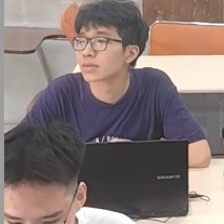
#> input picture dataset/augmented/attentive/p1_attentive_aug_0282.jpg, 224 x 224 px, found by its file name; its folder holds only this picture in this run
$ python eda.py
#> lines starting #> are read from the running program, lines starting #| are printed output that depends on the picture
"""
eda.py
======
Khảo sát dữ liệu hiện tại cho pipeline student_activity.

Chạy:
    python eda.py

Kết quả:
    - In ra số lượng ảnh theo class trong dataset/raw, dataset/augmented, dataset/split
    - Phân tích cân bằng class, split ratio và các vấn đề imbalance
    - Kiểm tra chất lượng ảnh raw (shape, brightness, contrast, màu)
    - Kiểm tra duplicate và data leakage giữa split
    - Lưu báo cáo và hình ảnh vào logs/
"""

import sys
import hashlib
import os
import math
import cv2
import numpy as np
import pandas as pd
import matplotlib.pyplot as plt
from collections import Counter, defaultdict

CLASSES = [
    "attentive",
    "phone",
    "laptop",
    "sleeping",
    "distracted",
]

EXTENSIONS = (".jpg", ".jpeg", ".png")
DATA_ROOTS = {
    "raw": "dataset/raw",
    "augmented": "dataset/augmented",
    "split_train": "dataset/split/train",
    "split_val": "dataset/split/val",
    "split_test": "dataset/split/test",
}

LOG_DIR = "logs"
SAMPLE_SIZE = 80
EXPECTED_SHAPE = (224, 224)


def list_images(folder):
    if not os.path.exists(folder):
        return []
    return sorted([
        os.path.join(folder, f)
        for f in os.listdir(folder)
        if f.lower().endswith(EXTENSIONS)
    ])


def count_images():
    records = []
    for stage, base_folder in DATA_ROOTS.items():
        for cls in CLASSES:
            folder = os.path.join(base_folder, cls)
            files = list_images(folder)
            records.append({
                "stage": stage,
                "class": cls,
                "count": len(files),
                "folder": folder,
            })
    return pd.DataFrame(records)


def analyze_image_stats(folder, sample_size=SAMPLE_SIZE):
    files = list_images(folder)
    if not files:
        return pd.DataFrame(columns=["filename", "width", "height", "brightness", "contrast", "r_mean", "g_mean", "b_mean"])

    if sample_size is not None:
        files = files[:sample_size]
    rows = []
    for path in files:
        img = cv2.imread(path)
        if img is None:
            continue
        h, w = img.shape[:2]
        gray = cv2.cvtColor(img, cv2.COLOR_BGR2GRAY)
        brightness = float(np.mean(gray))
        contrast = float(np.std(gray))
        b_mean, g_mean, r_mean = [float(np.mean(img[:, :, i])) for i in range(3)]
        rows.append({
            "filename": os.path.basename(path),
            "width": w,
            "height": h,
            "brightness": brightness,
            "contrast": contrast,
            "r_mean": r_mean,
            "g_mean": g_mean,
            "b_mean": b_mean,
        })

    return pd.DataFrame(rows)


def summary_by_stage(df):
    return df.pivot(index="class", columns="stage", values="count").fillna(0).astype(int)


def compute_split_ratios(summary_df):
    split_cols = [c for c in summary_df.columns if c.startswith("split_")]
    if not split_cols:
        return pd.DataFrame()
    totals = summary_df[split_cols].sum(axis=1).replace(0, 1)
    return summary_df[split_cols].div(totals, axis=0).round(3)


def compute_balance_warnings(series):
    if series.empty:
        return []
    max_count = int(series.max())
    min_count = int(series.min())
    if min_count == 0:
        return ["Một hoặc nhiều class raw đang thiếu ảnh hoàn toàn."]
    ratio = max_count / min_count
    if ratio >= 3:
        return [f"Imbalance mạnh: class lớn nhất gấp {ratio:.1f} lần class nhỏ nhất."]
    if ratio >= 2:
        return [f"Imbalance vừa: class lớn nhất gấp {ratio:.1f} lần class nhỏ nhất."]
    return []


# [13 lines left out: functions hash_file, find_duplicate_files, not called in this run]


def plot_distribution(df, title, out_path):
    if df.empty:
        return
    fig, ax = plt.subplots(figsize=(10, 5))
    df.plot(kind="bar", ax=ax)
    ax.set_title(title)
    ax.set_xlabel("class")
    ax.set_ylabel("image count")
    ax.grid(axis="y", alpha=0.3)
    plt.tight_layout()
    fig.savefig(out_path, dpi=150)
    plt.close(fig)


# [12 lines left out: function plot_scatter, not called in this run]


def plot_histogram(df, value_col, title, out_path, bins=20, color="tab:blue"):
    if df.empty:
        return
    fig, ax = plt.subplots(figsize=(8, 4))
    df[value_col].hist(bins=bins, ax=ax, color=color)
    ax.set_title(title)
    ax.set_xlabel(value_col)
    ax.set_ylabel("count")
    ax.grid(axis="y", alpha=0.3)
    plt.tight_layout()
    fig.savefig(out_path, dpi=150)
    plt.close(fig)


def plot_shape_summary(df, out_path):
    if df.empty:
        return
    fig, ax = plt.subplots(figsize=(8, 5))
    ax.scatter(df["width"], df["height"], alpha=0.7, s=20)
    ax.set_title("Kích thước ảnh mẫu trong dataset/raw")
    ax.set_xlabel("width")
    ax.set_ylabel("height")
    ax.grid(alpha=0.3)
    plt.tight_layout()
    fig.savefig(out_path, dpi=150)
    plt.close(fig)


def plot_brightness_summary(df, out_path):
    if df.empty:
        return
    mean_stats = df.groupby("class")["brightness"].mean()
    fig, ax = plt.subplots(figsize=(8, 4))
    mean_stats.plot(kind="bar", color="tab:orange", ax=ax)
    ax.set_title("Brightness trung bình theo class (raw sample)")
    ax.set_xlabel("class")
    ax.set_ylabel("mean brightness")
    ax.grid(axis="y", alpha=0.3)
    plt.tight_layout()
    fig.savefig(out_path, dpi=150)
    plt.close(fig)


def plot_color_summary(df, out_path):
    if df.empty:
        return
    mean_stats = df.groupby("class")[["r_mean", "g_mean", "b_mean"]].mean()
    fig, ax = plt.subplots(figsize=(10, 5))
    mean_stats.plot(kind="bar", ax=ax)
    ax.set_title("Giá trị kênh màu trung bình theo class (raw sample)")
    ax.set_xlabel("class")
    ax.set_ylabel("mean intensity")
    ax.grid(axis="y", alpha=0.3)
    plt.tight_layout()
    fig.savefig(out_path, dpi=150)
    plt.close(fig)


def compute_summary_stats(df, group_cols, value_cols):
    if df.empty:
        return pd.DataFrame()
    agg = df.groupby(group_cols)[value_cols].agg(["mean", "std", "min", "max"])
    agg.columns = ["_".join(col).strip() for col in agg.columns.values]
    return agg


def compute_augmentation_ratio(df):
    if "augmented" not in df.columns or "raw" not in df.columns:
        return pd.Series(dtype=float)
    ratio = df["augmented"].astype(float) / df["raw"].replace(0, np.nan)
    return ratio.round(2)


def compute_class_imbalance_metrics(counts_series):
    """
    Tính Gini index, entropy, và gợi ý loss function.
    Gini: 0 = cân bằng, 1 = toàn part có 1 class
    Entropy: 0 = cân bằng hoàn hảo (đều), cao = mất cân bằng
    """
    if counts_series.empty or counts_series.sum() == 0:
        return {"gini": 0, "entropy": 0, "imbalance_ratio": 1.0, "recommendation": "No data"}

    total = float(counts_series.sum())
    proportions = counts_series.astype(float) / total

    # Gini index
    gini = 1.0 - np.sum(proportions ** 2)

    # Entropy (normalized)
    eps = 1e-10
    entropy = -np.sum(proportions * np.log(proportions + eps))
    max_entropy = np.log(len(proportions))
    entropy_normalized = entropy / max_entropy if max_entropy > 0 else 0

    # Imbalance ratio
    imbalance_ratio = float(counts_series.max() / counts_series.min()) if counts_series.min() > 0 else np.inf

    # Recommendation
    if imbalance_ratio < 1.5:
        rec = "Cân bằng tốt → dùng standard CrossEntropyLoss"
    elif imbalance_ratio < 2.5:
        rec = "Imbalance vừa → dùng weighted CrossEntropyLoss hoặc focal loss"
    else:
        rec = "Imbalance mạnh → dùng weighted CrossEntropyLoss + augmentation"

    return {
        "gini": round(gini, 4),
        "entropy_normalized": round(entropy_normalized, 4),
        "imbalance_ratio": round(imbalance_ratio, 2),
        "recommendation": rec,
    }


def compute_model_readiness(counts_df):
    """
    Gợi ý cấu hình training dựa trên dataset size và cân bằng.
    """
    train_counts = counts_df[counts_df["stage"] == "split_train"]["count"]
    total_train = int(train_counts.sum())

    # Gợi ý batch size
    if total_train < 500:
        batch_size = 8
    elif total_train < 2000:
        batch_size = 16
    elif total_train < 5000:
        batch_size = 32
    else:
        batch_size = 64

    # Gợi ý epochs
    if total_train < 1000:
        epochs = 50
    elif total_train < 5000:
        epochs = 30
    else:
        epochs = 20

    # Gợi ý learning rate
    lr = 0.0001 if batch_size >= 32 else 0.001

    # Gợi ý metrics
    metrics = ["accuracy", "precision", "recall", "f1"]

    return {
        "total_train_images": total_train,
        "batch_size": batch_size,
        "epochs": epochs,
        "learning_rate": lr,
        "optimizer": "Adam",
        "metrics": metrics,
        "augmentation": "RandAugment hoặc AutoAugment đã áp dụng",
    }


def plot_brightness_contrast_boxplot(df, out_path):
    """
    Vẽ boxplot brightness và contrast theo class.
    """
    if df.empty:
        return
    fig, axes = plt.subplots(1, 2, figsize=(14, 5))

    df.boxplot(column="brightness", by="class", ax=axes[0])
    axes[0].set_title("Brightness distribution by class (raw)")
    axes[0].set_xlabel("class")
    axes[0].set_ylabel("brightness")
    plt.sca(axes[0])
    plt.xticks(rotation=45)

    df.boxplot(column="contrast", by="class", ax=axes[1])
    axes[1].set_title("Contrast distribution by class (raw)")
    axes[1].set_xlabel("class")
    axes[1].set_ylabel("contrast")
    plt.sca(axes[1])
    plt.xticks(rotation=45)

    plt.suptitle("")
    plt.tight_layout()
    fig.savefig(out_path, dpi=150)
    plt.close(fig)


def check_split_naming():
    records = []
    for split in ["split_train", "split_val", "split_test"]:
        for cls in CLASSES:
            files = list_images(os.path.join(DATA_ROOTS[split], cls))
            raw_names = [f for f in files if "_raw_" in os.path.basename(f)]
            aug_names = [f for f in files if "_aug_" in os.path.basename(f)]
            records.append({
                "split": split,
                "class": cls,
                "total": len(files),
                "raw_names": len(raw_names),
                "aug_names": len(aug_names),
                "other_names": len(files) - len(raw_names) - len(aug_names),
            })
    return pd.DataFrame(records)


def hash_file(path):
    hasher = hashlib.md5()
    with open(path, "rb") as f:
        for chunk in iter(lambda: f.read(8192), b""):
            hasher.update(chunk)
    return hasher.hexdigest()


def find_duplicate_files(paths):
    groups = defaultdict(list)
    for path in paths:
        groups[hash_file(path)].append(path)
    return {h: sorted(files) for h, files in groups.items() if len(files) > 1}


def find_raw_duplicates():
    duplicates = {}
    for cls in CLASSES:
        files = list_images(os.path.join(DATA_ROOTS["raw"], cls))
        if len(files) < 2:
            continue
        duplicates[cls] = find_duplicate_files(files)
    return duplicates


def find_cross_class_duplicates():
    all_files = []
    for cls in CLASSES:
        all_files.extend(list_images(os.path.join(DATA_ROOTS["raw"], cls)))
    groups = find_duplicate_files(all_files)
    cross = {h: paths for h, paths in groups.items() if len({os.path.dirname(p) for p in paths}) > 1}
    return cross


def make_sample_grid(class_name, out_path, stage="raw", n_images=16):
    base = DATA_ROOTS.get(stage)
    if base is None:
        return False
    folder = os.path.join(base, class_name)
    files = list_images(folder)[:n_images]
    if not files:
        return False

    thumbs = []
    thumb_size = 120
    for path in files:
        img = cv2.imread(path)
        if img is None:
            continue
        img = cv2.cvtColor(img, cv2.COLOR_BGR2RGB)
        img = cv2.resize(img, (thumb_size, thumb_size), interpolation=cv2.INTER_AREA)
        thumbs.append(img)

    if not thumbs:
        return False

    cols = int(math.sqrt(len(thumbs)))
    cols = max(1, cols)
    rows = math.ceil(len(thumbs) / cols)

    canvas = np.ones((rows * thumb_size, cols * thumb_size, 3), dtype=np.uint8) * 255
    for idx, thumb in enumerate(thumbs):
        r = idx // cols
        c = idx % cols
        y0 = r * thumb_size
        x0 = c * thumb_size
        canvas[y0:y0 + thumb_size, x0:x0 + thumb_size] = thumb

    plt.figure(figsize=(cols * 1.5, rows * 1.5))
    plt.imshow(canvas)
    plt.axis("off")
    plt.title(f"Sample {stage} images: {class_name}")
    plt.tight_layout()
    plt.savefig(out_path, dpi=150)
    plt.close()
    return True


def collect_folder_stats(stage, cls_name):
    folder = os.path.join(DATA_ROOTS.get(stage, ""), cls_name)
    files = list_images(folder)
    wrong_shape = []
    unreadable = []
    for path in files:
        img = cv2.imread(path)
        if img is None:
            unreadable.append(os.path.basename(path))
            continue
        if img.shape[:2] != EXPECTED_SHAPE:
            wrong_shape.append((os.path.basename(path), img.shape[:2]))
    return {
        "class": cls_name,
        "stage": stage,
        "count": len(files),
        "unreadable": len(unreadable),
        "wrong_shape": len(wrong_shape),
        "sample_unreadable": unreadable[:5],
        "sample_wrong_shape": wrong_shape[:5],
    }


def check_split_leakage():
    warnings = []
    overlap = []
    unexpected = []

    for cls in CLASSES:
        sets = {
            split: set(os.path.basename(p) for p in list_images(os.path.join(DATA_ROOTS[split], cls)))
            for split in ["split_train", "split_val", "split_test"]
        }

        for a, b in [("split_train", "split_val"), ("split_train", "split_test"), ("split_val", "split_test")]:
            common = sets[a] & sets[b]
            if common:
                overlap.append((cls, a, b, sorted(list(common))[:10]))

        unexpected_train = [f for f in sets["split_train"] if "_aug_" not in f]
        if unexpected_train:
            unexpected.append((cls, "train", unexpected_train[:10]))

        unexpected_val_test = [f for f in (sets["split_val"] | sets["split_test"]) if "_raw_" not in f]
        if unexpected_val_test:
            unexpected.append((cls, "val/test", sorted(unexpected_val_test)[:10]))

    if overlap:
        warnings.append(("overlap", overlap))
    if unexpected:
        warnings.append(("unexpected_naming", unexpected))
    return warnings


def print_summary_table(df):
    if df.empty:
        return
    print("\n  Class balance / count summary")
    print(df.to_string())


def print_split_ratios(df):
    if df.empty:
        return
    ratios = compute_split_ratios(df)
    print("\n  Split ratios (train/val/test) per class")
    print(ratios.to_string())


def save_report(lines, report_path):
    with open(report_path, "w", encoding="utf-8") as f:
        f.write("\n".join(lines))


def main():
    os.makedirs(LOG_DIR, exist_ok=True)
    report_lines = ["EDA REPORT", "==========", ""]

    print("[EDA] Thu thập số lượng ảnh theo class...")
    counts_df = count_images()
    counts_df.to_csv(os.path.join(LOG_DIR, "eda_image_counts.csv"), index=False)

    summary = summary_by_stage(counts_df)
    summary.to_csv(os.path.join(LOG_DIR, "eda_summary_by_stage.csv"))
    print_summary_table(summary)
    report_lines.append("Class count summary:")
    report_lines.extend(summary.to_string().splitlines())
    report_lines.append("")

    plot_distribution(
        summary,
        "Phân phối số lượng ảnh theo class và giai đoạn",
        os.path.join(LOG_DIR, "eda_distribution_by_stage.png"),
    )
#> in plot_distribution, `fig.savefig(out_path, dpi=150)`:
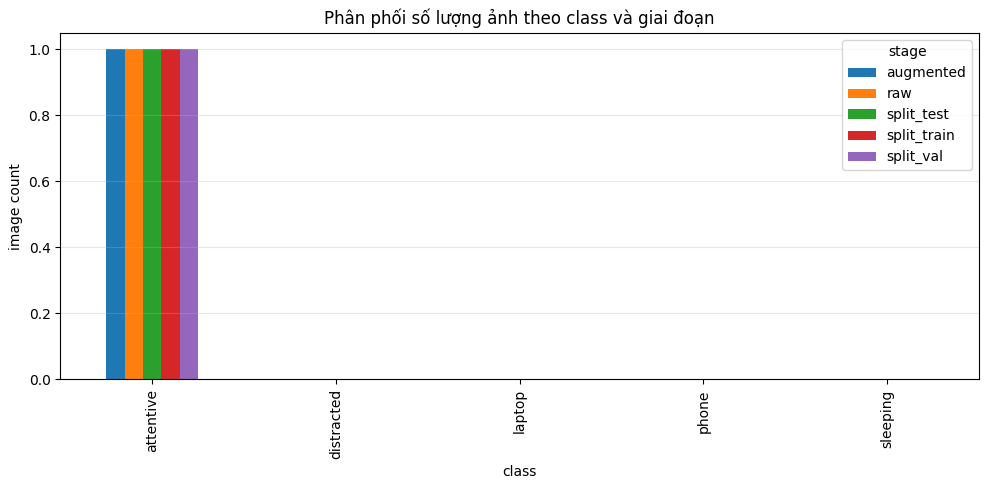
#> figure drawn by matplotlib, 1 panel; tallest bar 1 high, from x = -0.25 to -0.15; tallest bar 1 high, from x = -0.15 to -0.05; tallest bar 1 high, from x = -0.05 to 0.05

    split_summary = summary[[c for c in summary.columns if c.startswith("split_")]].copy()
    split_summary.to_csv(os.path.join(LOG_DIR, "eda_split_summary.csv"))
    print_split_ratios(split_summary)
    report_lines.append("Split ratios:")
    report_lines.extend(compute_split_ratios(split_summary).to_string().splitlines())
    report_lines.append("")

    augmentation_ratio = compute_augmentation_ratio(summary)
    if not augmentation_ratio.empty:
        augment_df = augmentation_ratio.rename("aug_to_raw_ratio").to_frame()
        augment_df.to_csv(os.path.join(LOG_DIR, "eda_augmentation_ratio.csv"))
        report_lines.append("Augmentation ratio per class:")
        report_lines.extend(augment_df.to_string().splitlines())
        report_lines.append("")

    naming_summary = check_split_naming()
    naming_summary.to_csv(os.path.join(LOG_DIR, "eda_split_naming_summary.csv"), index=False)
    report_lines.append("Split naming pattern summary saved.")
    report_lines.append("")

    raw_balance_warnings = compute_balance_warnings(summary["raw"])
    if raw_balance_warnings:
        for msg in raw_balance_warnings:
            print(f"  ⚠️  {msg}")
            report_lines.append(msg)
    else:
        report_lines.append("Raw class balance looks reasonable.")
    report_lines.append("")

    print("\n[EDA] Kiểm tra hình dạng và thống kê màu sắc ảnh raw...")
    stats_frames = []
    for cls in CLASSES:
        stats = analyze_image_stats(os.path.join(DATA_ROOTS["raw"], cls), sample_size=None)
#> in analyze_image_stats, img is the input picture: shape (224, 224, 3); mean B, G, R 115.8, 118.6, 133.7
#> in analyze_image_stats, `gray = cv2.cvtColor(img, cv2.COLOR_BGR2GRAY)`:
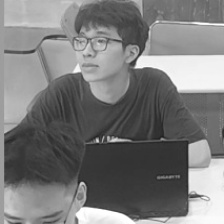
#> gray: shape (224, 224); min 29, max 255, mean 122.8
#> in analyze_image_stats, `brightness = float(np.mean(gray))`: brightness = 122.8
#> in analyze_image_stats, `contrast = float(np.std(gray))`: contrast = 59.19
#> in analyze_image_stats, `b_mean, g_mean, r_mean = [float(np.mean(img[:, :, i])) for i in range(..`: b_mean = 115.8; g_mean = 118.6; r_mean = 133.7
        if not stats.empty:
            stats["class"] = cls
            stats_frames.append(stats)

    if stats_frames:
        stats_df = pd.concat(stats_frames, ignore_index=True)
        stats_df.to_csv(os.path.join(LOG_DIR, "eda_raw_image_stats.csv"), index=False)
        plot_shape_summary(stats_df, os.path.join(LOG_DIR, "eda_raw_shape_scatter.png"))
#> in plot_shape_summary, `fig.savefig(out_path, dpi=150)`:
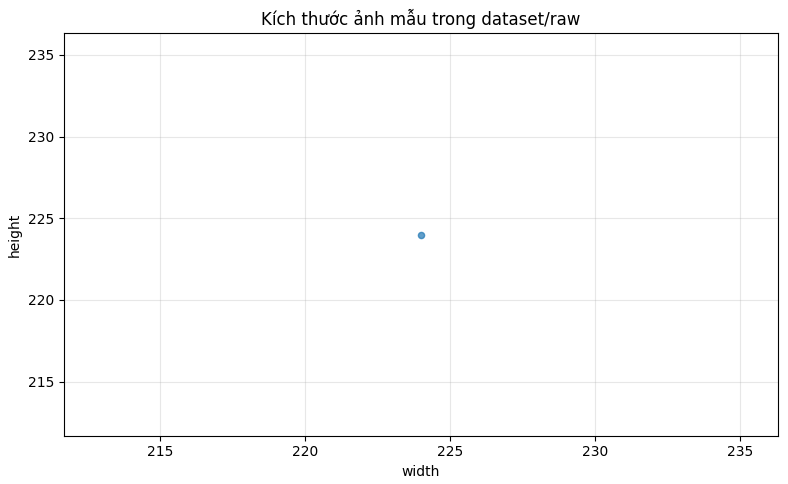
#> figure drawn by matplotlib, 1 panel
        plot_brightness_summary(stats_df, os.path.join(LOG_DIR, "eda_raw_brightness_by_class.png"))
#> in plot_brightness_summary, `fig.savefig(out_path, dpi=150)`:
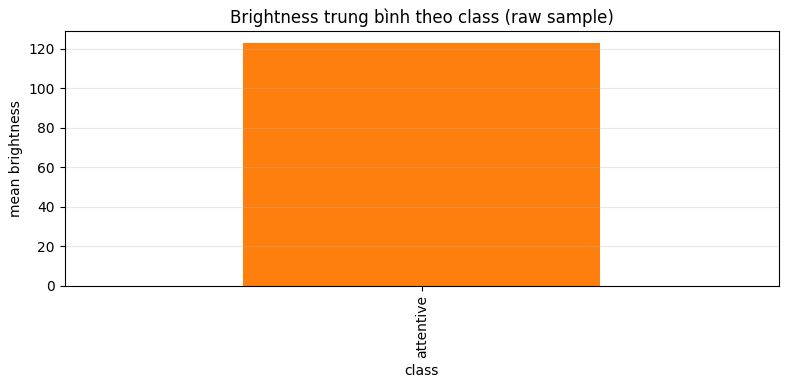
#> figure drawn by matplotlib, 1 panel
        plot_color_summary(stats_df, os.path.join(LOG_DIR, "eda_raw_color_by_class.png"))
#> in plot_color_summary, `fig.savefig(out_path, dpi=150)`:
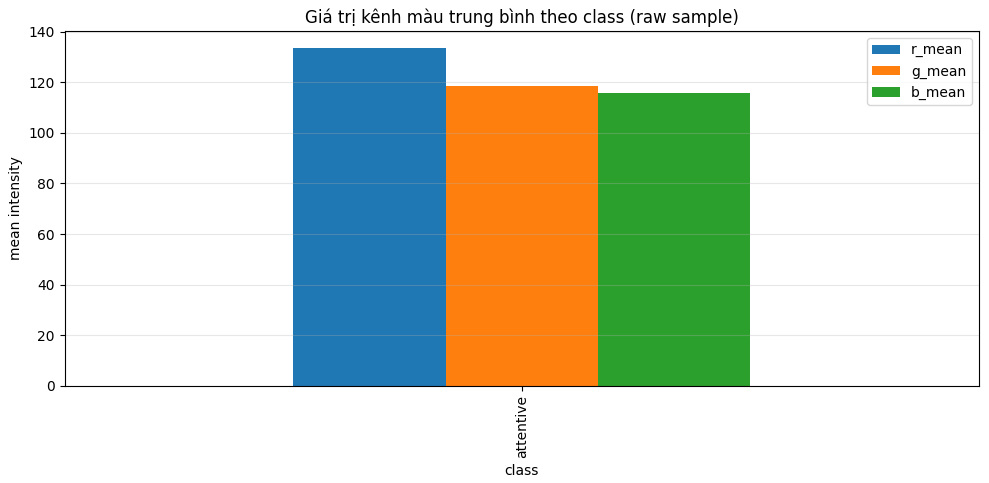
#> figure drawn by matplotlib, 1 panel
        plot_histogram(stats_df, "brightness", "Brightness distribution (raw)", os.path.join(LOG_DIR, "eda_raw_brightness_hist.png"))
#> in plot_histogram, `fig.savefig(out_path, dpi=150)`:
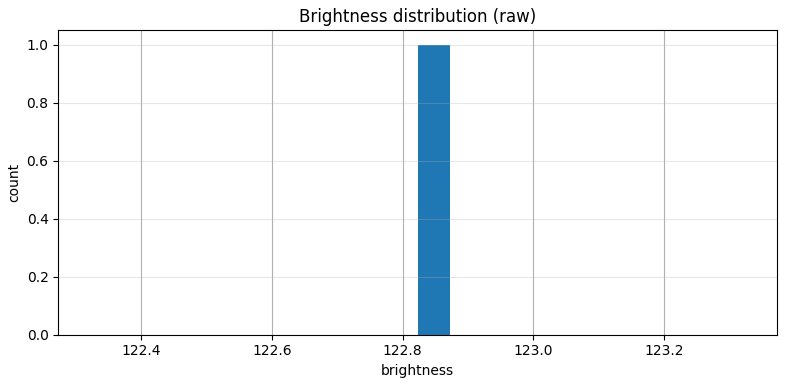
#> figure drawn by matplotlib, 1 panel; tallest bar 1 high, from x = 122.8 to 122.9
        plot_histogram(stats_df, "contrast", "Contrast distribution (raw)", os.path.join(LOG_DIR, "eda_raw_contrast_hist.png"), color="tab:green")
#> (the rest of the program and of its run is left out)
